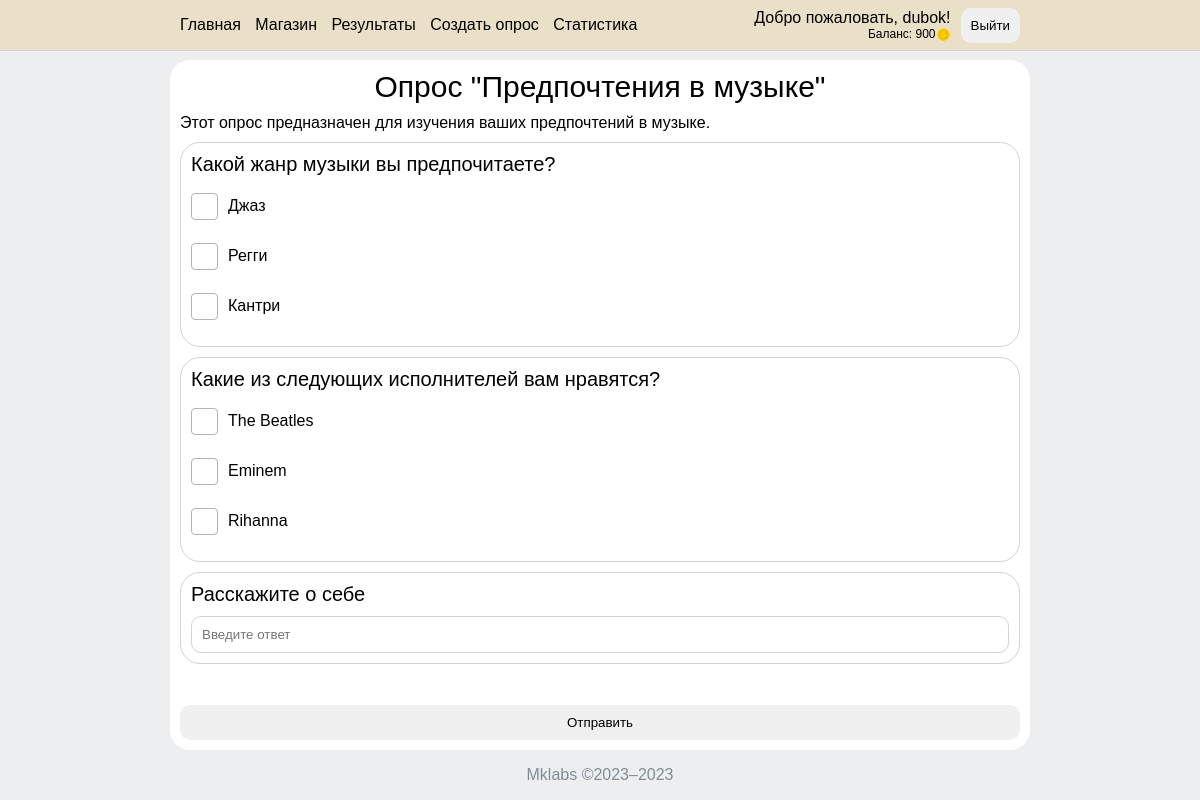
The app's page /survey/2/ (signed in) with its own data.
### myapp/models.py (models this page shows)
class UserMarket(models.Model):
    user = models.ForeignKey(User, on_delete=models.CASCADE)
    balance = models.IntegerField(default=0, validators=[MinValueValidator(0)])
    purchased_colors = models.ManyToManyField('Color', related_name='users')
    active_color = models.ForeignKey(Color, on_delete=models.CASCADE, default=1)

class Survey(models.Model):
    title = models.CharField(max_length=100)
    description = models.TextField()
    date_completed = models.DateTimeField(auto_now_add=True)
    price = models.IntegerField(default=0)

class Question(models.Model):
    TYPE_CHOICES = (
        ('checkbox', 'Флажки'),
        ('radio', 'Один выбор'),
        ('text', 'Текстовый ответ'),
    )
    survey = models.ForeignKey(Survey, on_delete=models.CASCADE)
    text = models.CharField(max_length=200)
    type = models.CharField(max_length=20, choices=TYPE_CHOICES)
    is_required = models.BooleanField(default=False)

class AnswerOption(models.Model):
    question = models.ForeignKey(Question, on_delete=models.CASCADE)
    text = models.CharField(max_length=255)

### myapp/views.py (the view)
# urls.py: path('survey/<int:survey_id>/', survey_detail, name='survey-detail'),
def survey_detail(request, survey_id):
    user = request.user
    survey = get_object_or_404(Survey, id=survey_id)
    if SurveyCompletion.objects.filter(user=user, survey=survey).exists():
        survey = None
        questions = None
    else:
        questions = survey.question_set.all()
    return render(request, 'survey_detail.html', {'survey': survey, 'questions': questions})

### myapp/context_processor.py (called while the page is built)
def balance_processor(request):
    user = request.user
    if user.is_authenticated:
        user_market = UserMarket.objects.filter(user=user).first()
    else:
        user_market = None
    return {'user_market': user_market}

def user_processor(request):
    user = request.user if request.user.is_authenticated else None
    return {'user': user}

### templates/survey_detail.html (shortened to what this page needs)
{% extends 'index.html' %}
{% block content %}
    {% if user is not None and user.username != "" %}
        {% if survey is None %}
            <div class="no-access">
                <p>Извините, вы уже проходили этот опрос</p>
            </div>
        {% else %}
            <div class="page-title">Опрос "{{ survey.title }}"</div>
            <div class="desc-text">{{ survey.description }}</div>
            <form id="survey-form-user" value={{ survey.id }}>
                {% for question in questions %}
                    <div class="question-block">
                        <div class="question-text">{{ question.text }}</div>
                        {% if question.type == 'text' %}
                            <input type="text" name="question_{{ question.id }}" required placeholder="Введите ответ">
                        {% elif question.type == 'checkbox' %}
                            {% for option in question.answeroption_set.all %}
                                <div class="answer-option">
                                    <label for="box{{ option.id }}"></label>
                                    <label>{{ option.text }}</label>
                                </div>
                            {% endfor %}
                        {% endif %}
                    </div>
                {% endfor %}
                <button type="submit" id="submit-useranswer">Отправить</button>
            </form>
        {% endif %}
    {% else %}
        <div class="no-access">
            <p>Извините, для прохождения опроса требуется войти</p>
        </div>
    {% endif %}
{% endblock %}

### templates/index.html (shortened to what this page needs)
{% load static %}
<!DOCTYPE html>
<html>
<head>
    <link rel="stylesheet" href="{% static 'css/main.css' %}">
    <link rel="stylesheet" href="{% static 'css/surveys.css' %}">
    <link rel="stylesheet" href="{% static 'css/colors.css' %}">
</head>
<body>
<header style="background-color: {{ user_market.active_color.hex_code }} !important;">
    <nav>
        <ul>
            <li><a href="/">Главная</a></li>
            <li><a href="/market/">Магазин</a></li>
            {% if user.is_superuser %}
                <li><a href="/results/">Результаты</a></li>
                <li><a href="/create_test/">Создать опрос</a></li>
                <li><a href="/stats/">Статистика</a></li>
            {% endif %}
        </ul>
        <div id="container">
            {% if user != None and user.username != "" %}
                <div class="greet">
                    <p>Добро пожаловать, {{ user.username }}!</p>
                    <div class="balance">Баланс: {{ user_market.balance }}<img src="/static/icons/coin.png"></div>
                </div>
                <button class="button" id="logout">Выйти</button>
                </div>
            {% else %}
                <button class="button" id="login">Войти</button>
                <button class="button" id="signin">Зарегистрироваться</button>
            {% endif %}
    </nav>
</header>
<main>
    <div class="content">
        {% block content %}{% endblock %}
    </div>
</main>
<footer>
    Mklabs ©2023–2023
</footer>
</body>
</html>

### static/css/main.css (style rules this page uses)
:root { --backgroind-color: #edeef0; --buttons-color: #f0f0f0; --sub-text: #818c99; --active: #D6D6D6 }
body { font-family: Arial, Verdana, sans-serif !important; margin: 0; padding: 0; display: flex; flex-direction: column; min-height: 100vh; }
.page-title { font-size: 30px; width: 100%; text-align: center; margin-bottom: 10px; }
header { background-color: white; border-bottom: 1px solid lightgrey; color: black; position: fixed; top: 0; left: 0; width: 100%; height: 50px; display: flex; justify-content: center; z-index: 997; }
.balance { justify-content: flex-end; font-size: 12px; display: flex; align-items: center; height: 15px; text-align: left; }
img { height: 100%; }
nav { min-width: 750px; width: 70%; display: flex; align-items: center; justify-content: space-between; }
nav #container { display: flex; flex-direction: row; align-items: center; }
nav button { margin-left: 10px; }
button { color: black; background-color: var(--buttons-color); border: 0; border-radius: 10px; padding: 10px; text-decoration: none; cursor: pointer; }
nav p { margin: 0; }
nav ul { list-style: none; margin: 0; padding: 0; }
nav li { display: inline-block; margin-right: 10px; }
nav li a { color: black; text-decoration: none; }
main { background-color: var(--backgroind-color); margin-top: 50px; display: flex; justify-content: center; flex: 1; min-width: 100vh; }
.content { background-color: white; min-width: 750px; width: 70%; padding: 10px; margin-top: 10px; border-radius: 20px; display: flex; flex-direction: column; }
footer { background-color: var(--backgroind-color); color: var(--sub-text); text-align: center; bottom: 0; left: 0; width: 100%; min-width: 750px; height: 50px; display: flex; align-items: center; justify-content: center; }

### static/css/surveys.css (style rules this page uses)
.survey-make, #survey-form-user { flex-grow: 1; display: flex; flex-direction: column; }
#submit-test, #submit-useranswer { margin-top: auto; }
.question-block { border: 1px solid lightgrey; padding: 10px; border-radius: 20px; margin-bottom: 10px; }
.answer-option { width: 100%; box-sizing: border-box; display: flex; align-items: center; margin-bottom: 10px; justify-content: space-between; position: relative; height: 40px; }
.custom-checkbox + label { display: inline-flex; align-items: center; user-select: none; }
.custom-checkbox + label::before { content: ''; display: inline-block; width: 25px; height: 25px; flex-shrink: 0; flex-grow: 0; border: 1px solid #adb5bd; border-radius: 0.25em; background-repeat: no-repeat; background-position: center center; background-size: 50% 50%; }
#survey-form-user .question-block .answer-option { justify-content: start !important; }
#survey-form-user .question-block .answer-option label { margin-right: 10px; }
input[type="text"] { width: 100%; box-sizing: border-box; border: 1px solid lightgrey; border-radius: 10px; padding: 10px; }
#survey-form-user .question-block div { margin-bottom: 10px; }
.desc-text { margin-bottom: 10px; }
.question-text { font-size: 20px; margin-bottom: 10px !important; }

### records on screen
UserMarket: balance "900"
Survey: title "Предпочтения в музыке", description "Этот опрос предназначен для изучения ваших предпочтений в музыке."
Question: text "Какой жанр музыки вы предпочитаете?"
AnswerOption: text "Джаз"
AnswerOption: text "Регги"
AnswerOption: text "Кантри"
Question: text "Какие из следующих исполнителей вам нравятся?"
AnswerOption: text "The Beatles"
AnswerOption: text "Eminem"
AnswerOption: text "Rihanna"
Question: text "Расскажите о себе"

### other values on screen
{{ user.username }} "dubok"
